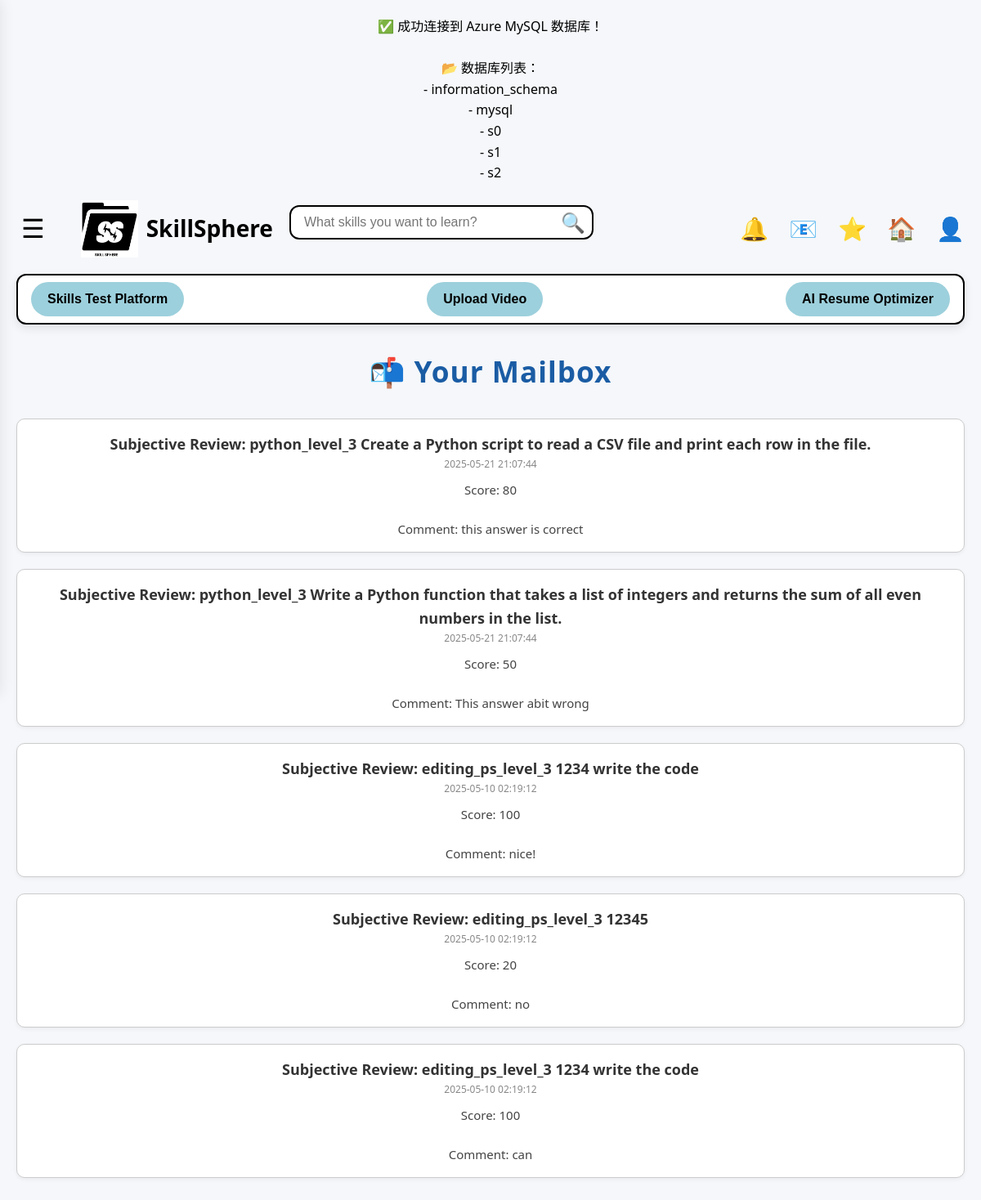
Page /templates/mail.php (signed in) on the committed database.
### tables this page shows
CREATE TABLE `subjective_submissions` (
  `id` int(11) NOT NULL,
  `user_id` int(11) DEFAULT NULL,
  `skill_category` varchar(255) DEFAULT NULL,
  `question_text` text DEFAULT NULL,
  `user_answer` text DEFAULT NULL,
  `submitted_at` datetime DEFAULT current_timestamp(),
  `instructor_score` int(11) DEFAULT NULL,
  `instructor_comment` text DEFAULT NULL
);

### templates/mail.php (the view, shortened to what this page needs)
<?php
require 'db.php';
$stmt = $pdo->prepare("SELECT id, CONCAT('Subjective Review: ', skill_category, ' ', question_text) as title, CONCAT('Score: ', instructor_score, '\nComment: ', instructor_comment) as message, submitted_at as created_at FROM subjective_submissions WHERE user_id = ? AND instructor_score IS NOT NULL ORDER BY created_at DESC");
$stmt->execute([$_SESSION['user_id']]);
$announcements = $stmt->fetchAll(PDO::FETCH_ASSOC);
?>
<!DOCTYPE html>
<html>
<head>
  <?php include 'nav.php'; ?>
</head>
<body>
  <h2>📬 Your Mailbox</h2>
  <?php if (count($announcements) > 0): ?>
    <?php foreach ($announcements as $a): ?>
      <div class="mail-item">
        <div class="mail-title"><?= htmlspecialchars($a['title']) ?></div>
        <div class="mail-date"><?= $a['created_at'] ?></div>
        <div class="mail-message"><?= nl2br(htmlspecialchars($a['message'])) ?></div>
      </div>
    <?php endforeach; ?>
  <?php else: ?>
    <p style="text-align:center;">No mail yet.</p>
  <?php endif; ?>
</body>
</html>

### templates/style.css (style rules this page uses)
body { font-family: Arial, sans-serif; margin: 0; padding: 0; text-align: center; background-color: white; }

### templates/nav.php (style rules this page uses)
body { font-family: 'Segoe UI', Arial, sans-serif; padding: 20px; }
h2 { text-align: center; margin-bottom: 30px; color: #1a5ca4; font-size: 2.2em; letter-spacing: 1px; }
body { font-family: 'Segoe UI', Tahoma, Geneva, Verdana, sans-serif; line-height: 1.6; background-color: #f5f7fa; margin: 0; padding: 20px; }

### templates/mail.php (style rules this page uses)
h2 { text-align: center; margin-bottom: 30px; }
.mail-item { background-color: white; border: 1px solid #ccc; padding: 16px; border-radius: 10px; margin-bottom: 20px; box-shadow: 0 2px 5px rgba(0,0,0,0.05); }
.mail-title { font-weight: bold; font-size: 18px; color: #333; }
.mail-date { font-size: 12px; color: #888; margin-bottom: 10px; }
.mail-message { font-size: 15px; color: #444; white-space: pre-line; }

### rows in the picture
subjective_submissions: title "Subjective Review: python_level_3 Create a Python script to read a CSV file and print each row in the file.", submitted_at "2025-05-21 21:07:44", message "Score: 80 Comment: this answer is correct"
subjective_submissions: title "Subjective Review: python_level_3 Write a Python function that takes a list of integers and returns the sum of all even numbers in the list.", submitted_at "2025-05-21 21:07:44", message "Score: 50 Comment: This answer abit wrong"
subjective_submissions: title "Subjective Review: editing_ps_level_3 1234 write the code", submitted_at "2025-05-10 02:19:12", message "Score: 100 Comment: nice!"
subjective_submissions: title "Subjective Review: editing_ps_level_3 12345", submitted_at "2025-05-10 02:19:12", message "Score: 20 Comment: no"
subjective_submissions: title "Subjective Review: editing_ps_level_3 1234 write the code", submitted_at "2025-05-10 02:19:12", message "Score: 100 Comment: can"

### other values in the picture
$row['Database'] "information_schema"
$row['Database'] "mysql"
$row['Database'] "s0"
$row['Database'] "s1"
$row['Database'] "s2"
